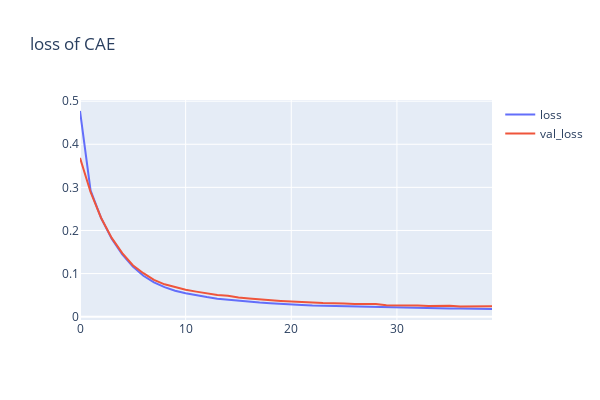

Source (notebook cell):
### Code cell
from plotly.offline import plot, iplot 
import plotly.graph_objects as go

loss = hist.history['loss'] 
val_loss = hist.history['val_loss'] 

fig = go.Figure()
fig.add_trace(go.Scatter(y=loss, mode='lines', name='loss')) 
fig.add_trace(go.Scatter(y=val_loss, mode='lines', name='val_loss'))
fig.update_layout(height=400, width=600, title='loss of CAE')
fig.show()

### Figure 1 — Plotly figure (JSON) as saved in the notebook; plotly's stock layout.template omitted (floating-point values rounded to 4 significant figures)
{"data": [{"mode": "lines", "name": "loss", "type": "scatter", "y": [0.4772, 0.2929, 0.2289, 0.1809, 0.1444, 0.116, 0.09483, 0.07976, 0.06849, 0.06025, 0.05426, 0.04924, 0.0454, 0.0417, 0.03903, 0.03644, 0.03428, 0.03272, 0.03114, 0.02924, 0.02832, 0.02718, 0.02597, 0.02538, 0.02465, 0.02366, 0.02303, 0.02264, 0.02155, 0.02146, 0.02095, 0.0205, 0.02019, 0.0196, 0.01932, 0.01893, 0.01874, 0.01831, 0.01812, 0.01779]}, {"mode": "lines", "name": "val_loss", "type": "scatter", "y": [0.3684, 0.2892, 0.229, 0.1827, 0.1474, 0.1193, 0.1009, 0.08519, 0.07505, 0.06871, 0.06262, 0.05814, 0.05495, 0.05006, 0.04869, 0.04427, 0.04206, 0.03972, 0.03752, 0.03648, 0.03498, 0.03451, 0.03301, 0.03163, 0.03172, 0.03058, 0.0294, 0.02854, 0.02937, 0.02673, 0.02671, 0.02628, 0.02592, 0.02466, 0.02494, 0.02529, 0.02373, 0.02402, 0.02335, 0.02419]}], "layout": {"height": 400, "title": {"text": "loss of CAE"}, "width": 600}}
